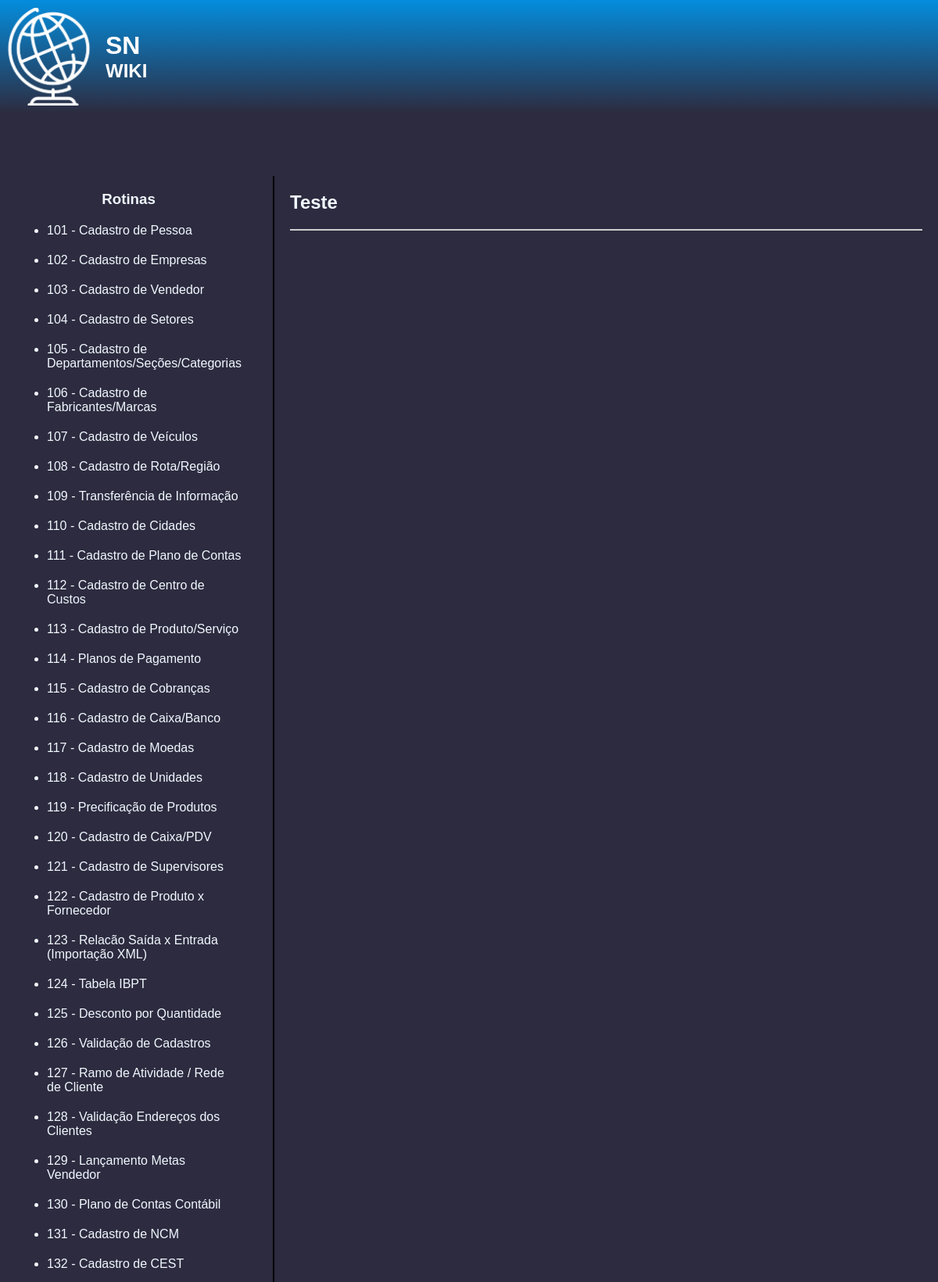
The page / (upper part) on the database its author committed.
### app/models.py (models this page shows, shortened)
class Post(models.Model):
    Titulo = models.CharField(max_length=255)
    rotina = models.ForeignKey(rotinas, on_delete=models.PROTECT)
    Tipo_erro = models.ForeignKey(Tipo_erro, on_delete=models.PROTECT)
    Resumo = RichTextUploadingField()

class rotinas(models.Model):
    N_rotina = models.CharField(max_length=6)
    Nome_rotina = models.CharField(max_length=50)

### app/views.py (the view)
# urls.py: 2. Add a URL to urlpatterns:  path('', views.home, name='home')
def home(request):
    post = models.Post.objects.all()
    rotina = models.rotinas.objects.all()
    tipo_erro = models.Tipo_erro.objects.all()
    context = {
        'post': post,
        'rotina': rotina,
        'erro': tipo_erro,
    }
    return render(request, 'home.html', context)

### app/templates/home.html (shortened to what this page needs)
{% load static %}
<!DOCTYPE html>
<html lang="PT-BR">
<head>
</head>
<body>
    <header>
        <a href="{% url 'home' %}"><div class="logo">
            <img src="{% static 'img/thiago3.png' %}" alt="">
            <div class="text">
                <h1>SN</h1>
                <h2>WIKI</h2>
            </div>
        </div></a>
    </header>
    <main>
{% block main %}
        <article>
            {% for post in post %}
            <h2><a href="{% url 'post_detail' post.id %}">{{ post.Titulo }}</a></h2>
            <hr>
            {% endfor %}
        </article>
{% endblock %}
{% block side %}
        <aside>
            <h3>Rotinas</h3>
            <ul>
                {% for rotina in rotina %}
                <li><a href="{% url 'post' rotina.N_rotina %}">{{ rotina.N_rotina }} - {{ rotina.Nome_rotina }}</a></li>
                {% endfor %}
            </ul>
        </aside>
{% endblock %}
    </main>
</body>
</html>

### app/templates/home.html (style rules this page uses)
body { font-family: Arial, sans-serif; margin: 0; padding: 0; background-color: #2d2b3f; color: aliceblue; }
header { background: linear-gradient(#048ddd, #2d2b3f); color: white; padding: 10px 0; text-align: left; display: flex; align-items: center; margin-bottom: 80px; }
header .logo { display: flex; align-items: center; }
header .logo img { margin-right: 10px; width: 125px; height: 125px; }
header .logo h1 { margin: 0; font-size: 2rem; }
header .logo h2 { margin: 0; font-size: 1.5rem; }
header .logo h1, header .logo h2 { line-height: 1; }
header .logo h1 { margin-bottom: 5px; }
header .logo h2 { margin-top: 5px; }
main { display: flex; flex-direction: row-reverse; margin: 20px; }
aside { flex: 0.5; padding-right: 40px; margin-right: 20px; border-right: 2px solid black; }
aside h3 { text-align: center; }
aside li { margin-top: 20px; }
a { text-decoration: none; color: inherit; }
article { flex: 3; }
article hr { border: 1px solid #ccc; }

### rows shown on the page
Post: Titulo "Teste"
rotinas: N_rotina "101", Nome_rotina "Cadastro de Pessoa"
rotinas: N_rotina "102", Nome_rotina "Cadastro de Empresas"
rotinas: N_rotina "103", Nome_rotina "Cadastro de Vendedor"
rotinas: N_rotina "104", Nome_rotina "Cadastro de Setores"
rotinas: N_rotina "105", Nome_rotina "Cadastro de Departamentos/Seções/Categorias"
rotinas: N_rotina "106", Nome_rotina "Cadastro de Fabricantes/Marcas"
rotinas: N_rotina "107", Nome_rotina "Cadastro de Veículos"
rotinas: N_rotina "108", Nome_rotina "Cadastro de Rota/Região"
rotinas: N_rotina "109", Nome_rotina "Transferência de Informação"
rotinas: N_rotina "110", Nome_rotina "Cadastro de Cidades"
rotinas: N_rotina "111", Nome_rotina "Cadastro de Plano de Contas"
rotinas: N_rotina "112", Nome_rotina "Cadastro de Centro de Custos"
rotinas: N_rotina "113", Nome_rotina "Cadastro de Produto/Serviço"
rotinas: N_rotina "114", Nome_rotina "Planos de Pagamento"
rotinas: N_rotina "115", Nome_rotina "Cadastro de Cobranças"
rotinas: N_rotina "116", Nome_rotina "Cadastro de Caixa/Banco"
rotinas: N_rotina "117", Nome_rotina "Cadastro de Moedas"
rotinas: N_rotina "118", Nome_rotina "Cadastro de Unidades"
rotinas: N_rotina "119", Nome_rotina "Precificação de Produtos"
rotinas: N_rotina "120", Nome_rotina "Cadastro de Caixa/PDV"
rotinas: N_rotina "121", Nome_rotina "Cadastro de Supervisores"
rotinas: N_rotina "122", Nome_rotina "Cadastro de Produto x Fornecedor"
rotinas: N_rotina "123", Nome_rotina "Relacão Saída x Entrada (Importação XML)"
rotinas: N_rotina "124", Nome_rotina "Tabela IBPT"
rotinas: N_rotina "125", Nome_rotina "Desconto por Quantidade"
rotinas: N_rotina "126", Nome_rotina "Validação de Cadastros"
rotinas: N_rotina "127", Nome_rotina "Ramo de Atividade / Rede de Cliente"
rotinas: N_rotina "128", Nome_rotina "Validação Endereços dos Clientes"
rotinas: N_rotina "129", Nome_rotina "Lançamento Metas Vendedor"
rotinas: N_rotina "130", Nome_rotina "Plano de Contas Contábil"
rotinas: N_rotina "131", Nome_rotina "Cadastro de NCM"
rotinas: N_rotina "132", Nome_rotina "Cadastro de CEST"
